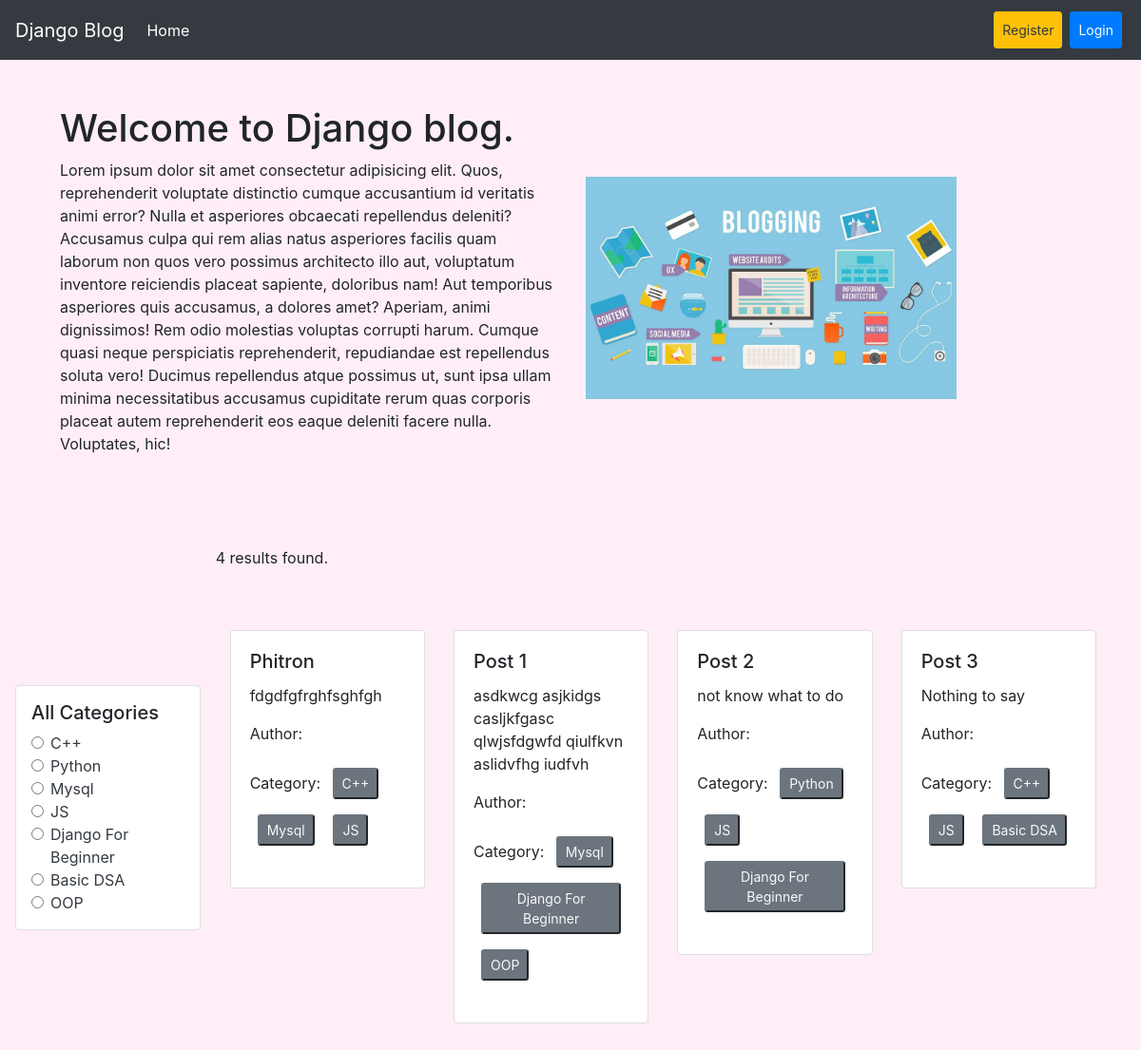
The page / on the database its author committed.
### categories/models.py (models this page shows, shortened)
class Category(models.Model):
    name = models.CharField(max_length=100)
    slug = models.SlugField(max_length=100,unique=True,null=True,blank=True)

### posts/models.py (models this page shows, shortened)
class Post (models.Model):
    title = models.CharField(max_length=50)
    content = models.TextField()
    category = models.ManyToManyField(Category)
    author = models.ForeignKey(User,on_delete=models.CASCADE)

### blog_project/views.py (the view)
# urls.py: 2. Add a URL to urlpatterns:  path('', views.home, name='home')
def home(request, category_slug = None):
    data = Post.objects.all()
    if category_slug is not None:
        category = Category.objects.get(slug=category_slug)
        data = Post.objects.filter(category=category)
    categories = Category.objects.all()
    return render(request,'home.html',{'data':data,'category':categories})

### templates/home.html
{% extends "base.html" %}
{% load static %}
{% block content %}
<div class="d-flex flex-wrap p-5 align-items-center">
    <div class="col-6">
        <h1>Welcome to Django blog.</h1>
        <p>Lorem ipsum dolor sit amet consectetur adipisicing elit. Quos, reprehenderit voluptate distinctio cumque accusantium id veritatis animi error? Nulla et asperiores obcaecati repellendus deleniti? Accusamus culpa qui rem alias natus asperiores facilis quam laborum non quos vero possimus architecto illo aut, voluptatum inventore reiciendis placeat sapiente, doloribus nam! Aut temporibus asperiores quis accusamus, a dolores amet? Aperiam, animi dignissimos! Rem odio molestias voluptas corrupti harum. Cumque quasi neque perspiciatis reprehenderit, repudiandae est repellendus soluta vero! Ducimus repellendus atque possimus ut, sunt ipsa ullam minima necessitatibus accusamus cupiditate rerum quas corporis placeat autem reprehenderit eos eaque deleniti facere nulla. Voluptates, hic!</p>
    </div>
    <div class="col-6 p-3">
        <img class="w-75" src="{% static 'blog.jpg' %}" alt="">
    </div>
</div>
    <div class="d-flex flex-wrap p-3 align-items-center">
        <div class="col-2 card bg-white p-3">
            <h5>All Categories</h5>
            {% for c in category %}
                <div class="form-check">
                    <input class="form-check-input" type="radio" name="category" id="{{c.id}}">
                    <label class="form-check-label" for="{{c.id}}">
                    <a href="{% url 'category_wise_post' c.slug %}" class="text-decoration-none text-dark">{{c.name}}</a>
                    </label>
                </div>
            {% endfor %}
        </div>
        <div class="col-10 p-3">
            <p>{{data | length}} results found.</p>
            <div class="d-flex flex-wrap py-5 pt-5">
                {% for post in data %}
                <div class="col-sm-3 ">
                    <div class="card">
                        <div class="card-body">
                            <h5 class="card-title">{{post.title}}</h5>
                            <p class="card-text">{{post.content}}</p>
                            <p>Author: <strong>{{post.author.first_name}} {{post.author.last_name}}</strong></p>
                            <p>Category: <strong>
                                {% for cat in post.category.all %}
                                    <button class="btn-sm btn-secondary m-2 text-light fw-bold" disabled>{{cat.name}}</button>
                                {% endfor %}
                                </strong></p>
                        </div>
                    </div>
                </div>
                {% endfor %}
            </div>
        </div>
    </div>
{% endblock content %}

### templates/base.html (shortened to what this page needs)
<!doctype html>
<html lang="en">
  <head>
    <link rel="stylesheet" href="https://cdn.jsdelivr.net/npm/bootstrap@4.0.0/dist/css/bootstrap.min.css">
  </head>
  <body>
    <nav class="navbar navbar-expand-lg navbar-dark bg-dark">
        <a class="navbar-brand" href="#">Django Blog</a>
        <div class="collapse navbar-collapse" id="navbarSupportedContent">
          <ul class="navbar-nav mr-auto">
            <li class="nav-item active">
              <a class="nav-link" href="{% url 'homepage' %}">Home <span class="sr-only">(current)</span></a>
            </li>
          </ul>
          <div class="form-inline my-2 my-lg-0">
            <ul class="navbar-nav mr-auto">
              {% if request.user.is_authenticated %}
                <li class="nav-item ">
                  <a class="nav-link btn btn-sm btn-warning text-dark m-1" href="{% url 'profile' %}">Profile</a>
                </li>
                <li class="nav-item ">
                  <a class="nav-link btn btn-sm btn-primary text-white m-1" href="{% url 'logout' %}">Logout</a>
                </li>
              {% else %}
                <li class="nav-item ">
                  <a class="nav-link btn btn-sm btn-warning text-dark m-1" href="{% url 'register' %}">Register</a>
                </li>
                <li class="nav-item ">
                  <a class="nav-link btn btn-sm btn-primary text-white m-1" href="{% url 'login' %}">Login</a>
                </li>
              {% endif %}
            </ul>
          </div>
        </div>
      </nav>
    <div >
      {% block content %} {% endblock content %}
    </div>
  </body>
</html>

### templates/base.html (style rules this page uses)
body { background-color: #ffeef8; }

### rows shown on the page
Category: name "C++"
Category: name "Python"
Category: name "Mysql"
Category: name "JS"
Category: name "Django For Beginner"
Category: name "Basic DSA"
Category: name "OOP"
Post: title "Phitron", content "fdgdfgfrghfsghfgh"
Post: title "Post 1", content "asdkwcg asjkidgs casljkfgasc qlwjsfdgwfd qiulfkvn aslidvfhg iudfvh"
Post: title "Post 2", content "not know what to do"
Post: title "Post 3", content "Nothing to say"

### other values the page prints
{{ data | length }} "4"
